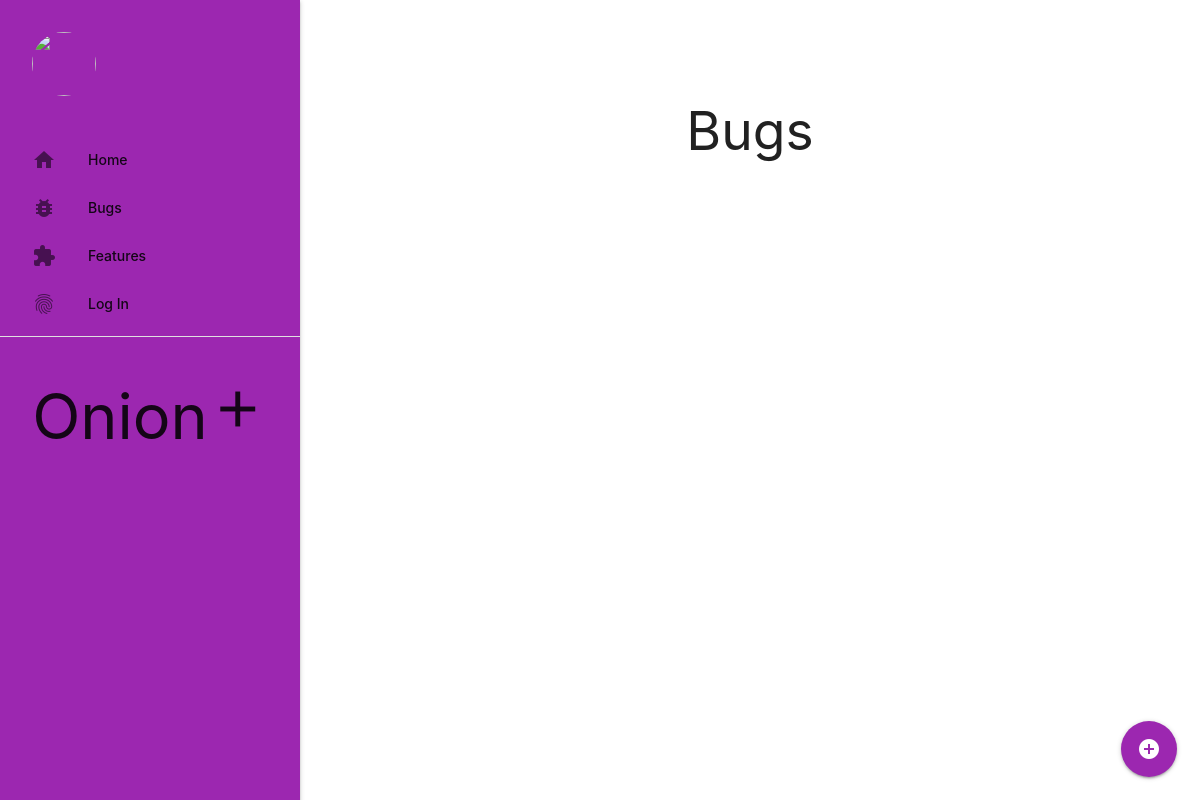
Before: /tickets/bugs/ with the older database file.
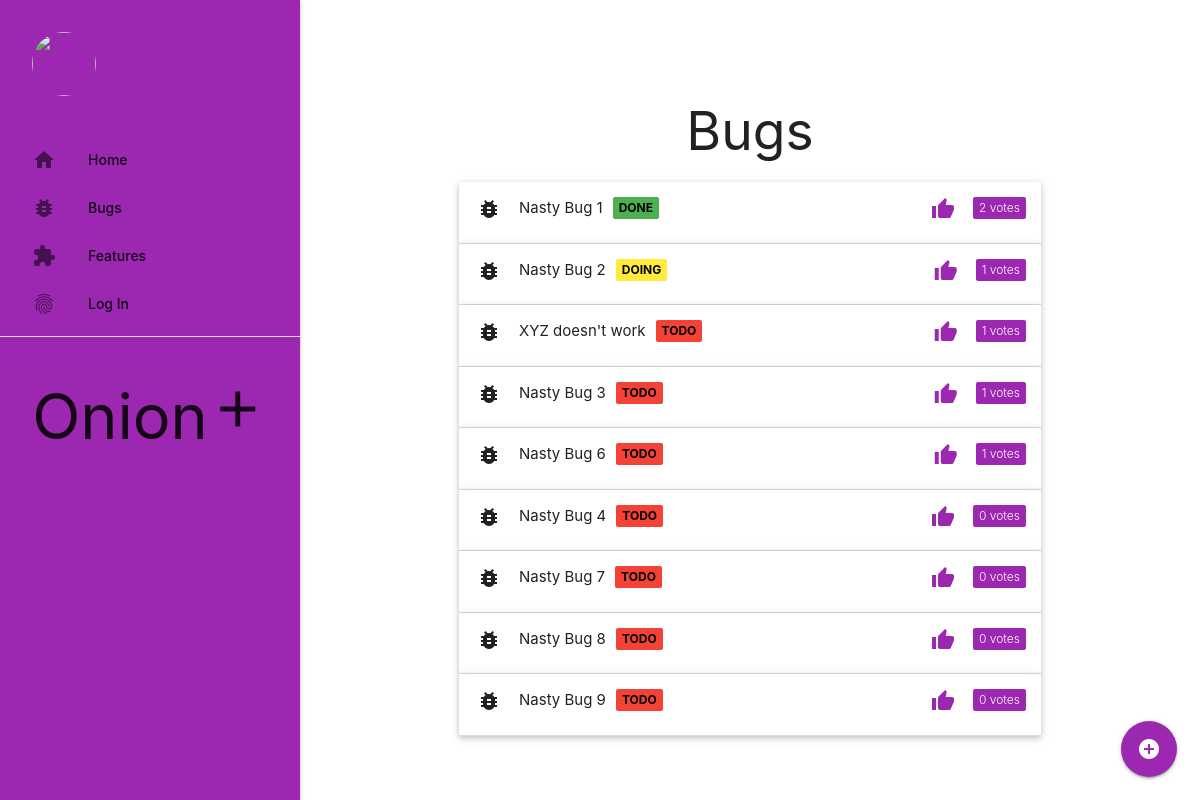
After: the same page with the newer database file.
### tickets/models.py (models this page shows, shortened)
class Ticket(models.Model):
    BUG = 'BUG'
    FEATURE = 'FEATURE'
    TICKET_TYPE_CHOICES = (
        (BUG, 'Bug'),
        (FEATURE, 'Feature'),
    )
    TODO = 'TODO'
    DOING = 'DOING'
    DONE = 'DONE'
    STATUS_CHOICES = (
        (TODO, 'To Do'),
        (DOING, 'Doing'),
        (DONE, 'Done'),
    )
    ticket_type = models.CharField(
        max_length=7,
        choices=TICKET_TYPE_CHOICES,
        default=FEATURE,
    )
    user_id = models.IntegerField(default=5555)
    subject = models.CharField(max_length=254)
    description = models.TextField()
    creation_ts = models.DateTimeField(auto_now_add=True)
    number_votes = models.IntegerField(default=0)
    status = models.CharField(
        max_length=5,
        choices=STATUS_CHOICES,
        default=TODO,
    )

### tickets/views.py (the view)
def all_bugs(request):
    tickets = Ticket.objects.filter(ticket_type='BUG')
    voted = Vote.objects.filter(user_id=request.user.id).values_list('ticket_id', flat=True)
    login_form = UserLoginForm()
    signin_form = UserRegistrationForm()
    context = {
        "tickets": tickets,
        "voted": voted,
        "type": "BUG",
        "login_form": login_form,
        "signin_form": signin_form
    }
    return render(request, "tickets.html", context)

### tickets/templates/tickets.html (shortened to what this page needs)
{% extends 'base.html' %}
{% block content %}
{% if type == 'FEATURE' %}
<h2 class="center-align">Features</h2>
<p>Features that reach the 500€ will be worked on. If you want to support the development of any feature please use the
    button to make your contribution.</p>
{% else %}
<h2 class="center-align">Bugs</h2>
{% endif %}
<ul class="collapsible popout">
    {% for ticket in tickets %}
    <li>
        <div class="collapsible-header">
            <i class="material-icons">
            </i>{{ ticket.subject }}
            <span id="ticketStatus{{ ticket.status }}" class="new badge purple"
                data-badge-caption="">{{ ticket.status }}</span>
            <span id="ticketBadge">
                {% if ticket.pk not in voted %}
                <a href="{% url 'thumb_up' ticket.id %}">
                    <i class="small material-icons purple-text">thumb_up</i>
                </a>
                {% elif type == 'FEATURE' %}
                <a href="{% url 'show_comments' ticket.id %}">
                    <i class="small material-icons purple-text">monetization_on</i>
                </a>
                {% endif %}
            {% if type == 'FEATURE' %}
            <span class="new badge purple" data-badge-caption="funded">{% widthratio ticket.number_votes 100 1 %}
                €</span>
            {% else %}
            <span class="new badge purple" data-badge-caption="votes">{{ ticket.number_votes }}</span>
            {% endif %}
        </span>
        </div>
    </li>
    {% endfor %}
</ul>
<div class="fixed-action-btn">
    <a href="{% url 'create_ticket' type %}" class="btn-floating btn-large purple tooltipped" data-position="left"
        data-tooltip="Add new">
        <i class="large material-icons">add_circle</i>
    </a>
</div>
{% endblock %}

### templates/base.html (shortened to what this page needs)
{% load staticfiles %}
<!DOCTYPE html>
<html lang="en">
<head>
    <link rel="stylesheet" href="https://cdnjs.cloudflare.com/ajax/libs/materialize/1.0.0/css/materialize.min.css">
    <link rel="stylesheet" href="{% static 'css/style.css' %}" type="text/css">
    <link rel="stylesheet" href="{% static 'css/global.css' %}" />
</head>
<body>
    <ul id="slide-out" class="sidenav sidenav-fixed purple">
        <li>
            <div class="user-view">
                <div class="background">
                </div>
                <a href="#user"><img class="circle" src=""></a>
                <a href="#email"><span class="white-text email">{{ user.email }}</span></a>
            </div>
        </li>
        <li><a class="waves-effect" href="{% url 'index' %}"><i class="material-icons">home</i>Home</a></li>
        <li><a class="waves-effect" href="{% url 'bugs' %}"><i class="material-icons">bug_report</i>Bugs</a></li>
        <li><a class="waves-effect" href="{% url 'features' %}"><i class="material-icons">extension</i>Features</a></li>
        {% if not user.is_authenticated %}
        <li><a class="waves-effect modal-trigger" href="#login_modal"><i class="material-icons">fingerprint</i>Log
                In</a></li>
        {% endif %}
        <li>
            <div class="divider"></div>
        </li>
        <div class="center-align">
            <h1>Onion<i class="medium material-icons">add</i></h1>
        </div>
    </ul>
    <a href="#" data-target="slide-out" class="sidenav-trigger"></a>
    <main>
        <div class="container">
            {% block content %} {% endblock %}
        </div>
    </main>
</body>
</html>

### static/css/style.css (style rules this page uses)
header, main, footer { padding-left: 300px; }
#ticketStatusTODO { margin-left: 10px; background-color: #f44336 !important; color: black; font-weight: 700; }
#ticketStatusDOING { margin-left: 10px; background-color: #ffeb3b !important; color: black; font-weight: 700; }
#ticketStatusDONE { margin-left: 10px; background-color: #4caf50 !important; color: black; font-weight: 700; }
#ticketBadge { margin-left: auto; }

### static/css/global.css (style rules this page uses)
:root { --body-color: rgb(247, 250, 252); --button-color: rgb(30, 166, 114); --accent-color: #0a721b; --link-color: #ffffff; --font-color: rgb(105, 115, 134); --radius: 6px; --form-width: 400px; }
* { box-sizing: border-box; }
body { -webkit-font-smoothing: antialiased; }
a { color: var(--link-color); text-decoration: none; transition: all 0.2s ease; }

Changed rows visible on the page:
added Ticket: subject "Nasty Bug 1", status "DONE", number_votes "2"
added Ticket: subject "Nasty Bug 2", status "DOING", number_votes "1"
added Ticket: subject "XYZ doesn't work", status "TODO", number_votes "1"
added Ticket: subject "Nasty Bug 3", status "TODO", number_votes "1"
added Ticket: subject "Nasty Bug 6", status "TODO", number_votes "1"
added Ticket: subject "Nasty Bug 4", status "TODO", number_votes "0"
added Ticket: subject "Nasty Bug 7", status "TODO", number_votes "0"
added Ticket: subject "Nasty Bug 8", status "TODO", number_votes "0"
added Ticket: subject "Nasty Bug 9", status "TODO", number_votes "0"
